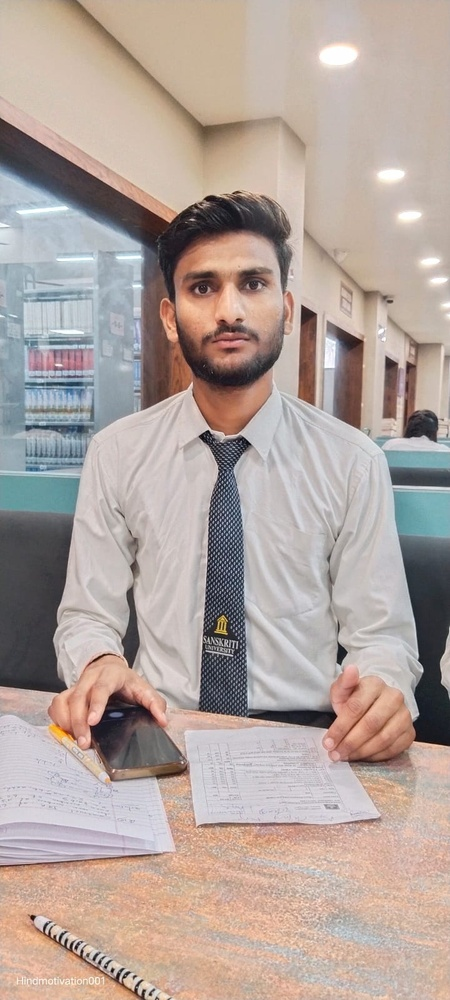
#> input picture 06_Mean_Filter/input.jpeg, 450 x 1000 px, shrunk from 720 x 1600 before the run
$ python Program.py
#> lines starting #> are read from the running program, lines starting #| are printed output that depends on the picture
import cv2

img = cv2.imread("input.jpeg")
#> img is the input picture: shape (1000, 450, 3); mean B, G, R 157.2, 163.7, 178.1
if img is None:
    print("Image not found!")
    exit()
kernel1 = (3, 3)
filtered_3x3 = cv2.blur(img, kernel1)

kernel2 = (7, 7)
filtered_7x7 = cv2.blur(img, kernel2)
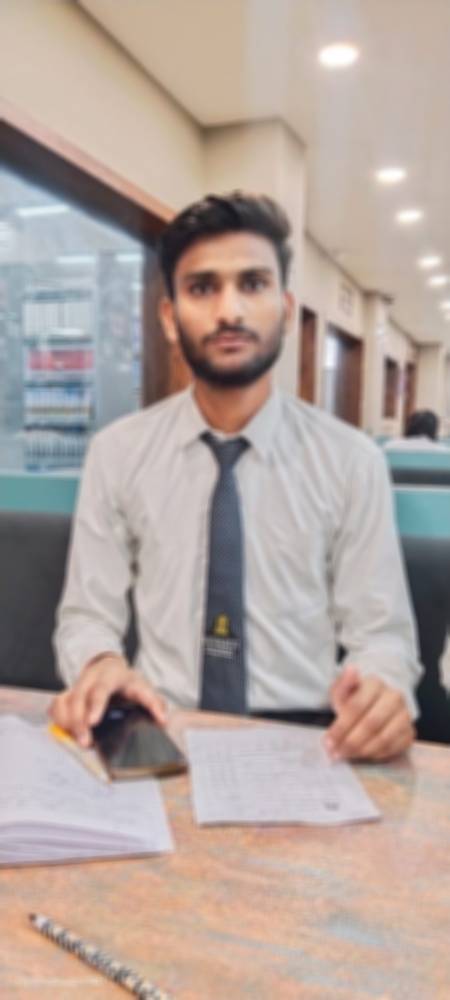
#> filtered_7x7: shape (1000, 450, 3); mean B, G, R 157.2, 163.7, 178.1

cv2.imwrite("Output.png", filtered_7x7)

cv2.imshow("Original Image", img)
cv2.imshow("Mean Filter 3x3", filtered_3x3)
cv2.imshow("Mean Filter 7x7", filtered_7x7)

cv2.waitKey(0)
cv2.destroyAllWindows()
